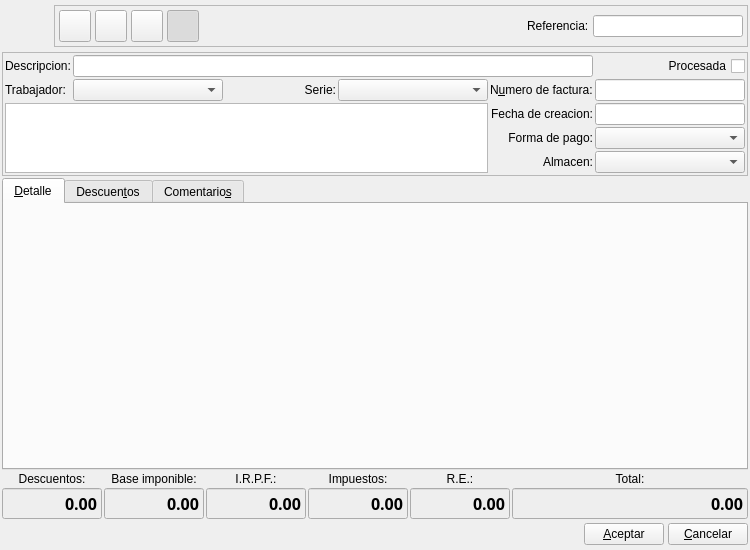
<?xml version="1.0" encoding="UTF-8"?>
<ui version="4.0">
 <class>FacturaIVAIncClienteBase</class>
 <widget class="QWidget" name="FacturaIVAIncClienteBase">
  <property name="geometry">
   <rect>
    <x>0</x>
    <y>0</y>
    <width>750</width>
    <height>550</height>
   </rect>
  </property>
  <property name="minimumSize">
   <size>
    <width>750</width>
    <height>550</height>
   </size>
  </property>
  <property name="windowTitle">
   <string>Nueva factura a cliente (IVA inc)</string>
  </property>
  <property name="windowIcon">
   <iconset resource="../../../bulmages.qrc">
    <normaloff>:/Images/client-delivery-note.png</normaloff>:/Images/client-delivery-note.png</iconset>
  </property>
  <layout class="QGridLayout" name="gridLayout">
   <item row="0" column="0" colspan="6">
    <layout class="QHBoxLayout" name="_2">
     <property name="spacing">
      <number>4</number>
     </property>
     <property name="margin">
      <number>0</number>
     </property>
     <item>
      <widget class="QLabel" name="pixmapLabel1">
       <property name="sizePolicy">
        <sizepolicy hsizetype="Fixed" vsizetype="Fixed">
         <horstretch>0</horstretch>
         <verstretch>0</verstretch>
        </sizepolicy>
       </property>
       <property name="minimumSize">
        <size>
         <width>48</width>
         <height>48</height>
        </size>
       </property>
       <property name="maximumSize">
        <size>
         <width>48</width>
         <height>48</height>
        </size>
       </property>
       <property name="pixmap">
        <pixmap resource="../../../bulmages.qrc">:/Images/client-delivery-note.png</pixmap>
       </property>
       <property name="scaledContents">
        <bool>true</bool>
       </property>
      </widget>
     </item>
     <item>
      <widget class="QFrame" name="frame_3">
       <property name="sizePolicy">
        <sizepolicy hsizetype="Expanding" vsizetype="Fixed">
         <horstretch>0</horstretch>
         <verstretch>0</verstretch>
        </sizepolicy>
       </property>
       <property name="frameShape">
        <enum>QFrame::StyledPanel</enum>
       </property>
       <property name="frameShadow">
        <enum>QFrame::Raised</enum>
       </property>
       <layout class="QHBoxLayout">
        <property name="spacing">
         <number>4</number>
        </property>
        <property name="margin">
         <number>4</number>
        </property>
        <item>
         <widget class="QToolButton" name="mui_guardar">
          <property name="minimumSize">
           <size>
            <width>32</width>
            <height>32</height>
           </size>
          </property>
          <property name="maximumSize">
           <size>
            <width>32</width>
            <height>32</height>
           </size>
          </property>
          <property name="toolTip">
           <string>Guardar facturaivainc</string>
          </property>
          <property name="whatsThis">
           <string>Guardar factura</string>
          </property>
          <property name="text">
           <string/>
          </property>
          <property name="icon">
           <iconset resource="../../../bulmages.qrc">
            <normaloff>:/Images/edit-save.png</normaloff>:/Images/edit-save.png</iconset>
          </property>
          <property name="iconSize">
           <size>
            <width>22</width>
            <height>22</height>
           </size>
          </property>
         </widget>
        </item>
        <item>
         <widget class="QToolButton" name="mui_borrar">
          <property name="minimumSize">
           <size>
            <width>32</width>
            <height>32</height>
           </size>
          </property>
          <property name="maximumSize">
           <size>
            <width>32</width>
            <height>32</height>
           </size>
          </property>
          <property name="toolTip">
           <string>Borrar facturaivainc</string>
          </property>
          <property name="whatsThis">
           <string>Borrar facturaivainc</string>
          </property>
          <property name="text">
           <string/>
          </property>
          <property name="icon">
           <iconset resource="../../../bulmages.qrc">
            <normaloff>:/Images/edit-delete.png</normaloff>:/Images/edit-delete.png</iconset>
          </property>
          <property name="iconSize">
           <size>
            <width>22</width>
            <height>22</height>
           </size>
          </property>
         </widget>
        </item>
        <item>
         <widget class="QToolButton" name="mui_imprimir">
          <property name="minimumSize">
           <size>
            <width>32</width>
            <height>32</height>
           </size>
          </property>
          <property name="maximumSize">
           <size>
            <width>32</width>
            <height>32</height>
           </size>
          </property>
          <property name="toolTip">
           <string>Imprimir facturaivainc</string>
          </property>
          <property name="whatsThis">
           <string>Imprimir facturaivainc</string>
          </property>
          <property name="text">
           <string/>
          </property>
          <property name="icon">
           <iconset resource="../../../bulmages.qrc">
            <normaloff>:/Images/document-print.png</normaloff>:/Images/document-print.png</iconset>
          </property>
          <property name="iconSize">
           <size>
            <width>22</width>
            <height>22</height>
           </size>
          </property>
         </widget>
        </item>
        <item>
         <widget class="QToolButton" name="mui_detalles">
          <property name="minimumSize">
           <size>
            <width>32</width>
            <height>32</height>
           </size>
          </property>
          <property name="maximumSize">
           <size>
            <width>32</width>
            <height>32</height>
           </size>
          </property>
          <property name="toolTip">
           <string>Mostrar/ocultar cabecera</string>
          </property>
          <property name="whatsThis">
           <string>Mostrar/ocultar cabecera</string>
          </property>
          <property name="text">
           <string/>
          </property>
          <property name="icon">
           <iconset resource="../../../bulmages.qrc">
            <normaloff>:/Images/edit-find.png</normaloff>:/Images/edit-find.png</iconset>
          </property>
          <property name="iconSize">
           <size>
            <width>22</width>
            <height>22</height>
           </size>
          </property>
          <property name="checkable">
           <bool>true</bool>
          </property>
          <property name="checked">
           <bool>true</bool>
          </property>
         </widget>
        </item>
        <item>
         <spacer>
          <property name="orientation">
           <enum>Qt::Horizontal</enum>
          </property>
          <property name="sizeType">
           <enum>QSizePolicy::Expanding</enum>
          </property>
          <property name="sizeHint" stdset="0">
           <size>
            <width>50</width>
            <height>30</height>
           </size>
          </property>
         </spacer>
        </item>
        <item>
         <widget class="QFrame" name="mui_plugbotones">
          <property name="sizePolicy">
           <sizepolicy hsizetype="Expanding" vsizetype="Preferred">
            <horstretch>0</horstretch>
            <verstretch>0</verstretch>
           </sizepolicy>
          </property>
          <property name="frameShape">
           <enum>QFrame::NoFrame</enum>
          </property>
          <property name="frameShadow">
           <enum>QFrame::Plain</enum>
          </property>
          <property name="lineWidth">
           <number>0</number>
          </property>
         </widget>
        </item>
        <item>
         <spacer>
          <property name="orientation">
           <enum>Qt::Horizontal</enum>
          </property>
          <property name="sizeType">
           <enum>QSizePolicy::Expanding</enum>
          </property>
          <property name="sizeHint" stdset="0">
           <size>
            <width>50</width>
            <height>30</height>
           </size>
          </property>
         </spacer>
        </item>
        <item>
         <widget class="QLabel" name="label5">
          <property name="sizePolicy">
           <sizepolicy hsizetype="Preferred" vsizetype="Fixed">
            <horstretch>0</horstretch>
            <verstretch>0</verstretch>
           </sizepolicy>
          </property>
          <property name="text">
           <string>Referencia:</string>
          </property>
          <property name="buddy">
           <cstring>mui_reffactura</cstring>
          </property>
         </widget>
        </item>
        <item>
         <widget class="BfBuscarReferencia" name="mui_reffactura">
          <property name="minimumSize">
           <size>
            <width>150</width>
            <height>0</height>
           </size>
          </property>
          <property name="maximumSize">
           <size>
            <width>150</width>
            <height>16777215</height>
           </size>
          </property>
         </widget>
        </item>
       </layout>
      </widget>
     </item>
    </layout>
   </item>
   <item row="1" column="0" colspan="6">
    <widget class="QFrame" name="frame">
     <property name="minimumSize">
      <size>
       <width>16</width>
       <height>120</height>
      </size>
     </property>
     <property name="frameShape">
      <enum>QFrame::StyledPanel</enum>
     </property>
     <property name="frameShadow">
      <enum>QFrame::Raised</enum>
     </property>
     <layout class="QGridLayout" name="gridLayout_2">
      <item row="0" column="0">
       <widget class="QLabel" name="label7">
        <property name="sizePolicy">
         <sizepolicy hsizetype="Preferred" vsizetype="Fixed">
          <horstretch>0</horstretch>
          <verstretch>0</verstretch>
         </sizepolicy>
        </property>
        <property name="text">
         <string>Descripcion:</string>
        </property>
        <property name="buddy">
         <cstring>mui_descfactura</cstring>
        </property>
       </widget>
      </item>
      <item row="0" column="1" colspan="5">
       <widget class="QLineEdit" name="mui_descfactura">
        <property name="sizePolicy">
         <sizepolicy hsizetype="Expanding" vsizetype="Preferred">
          <horstretch>0</horstretch>
          <verstretch>0</verstretch>
         </sizepolicy>
        </property>
       </widget>
      </item>
      <item row="0" column="6">
       <widget class="QCheckBox" name="mui_procesadafactura">
        <property name="layoutDirection">
         <enum>Qt::RightToLeft</enum>
        </property>
        <property name="text">
         <string>Procesada</string>
        </property>
       </widget>
      </item>
      <item row="1" column="0">
       <widget class="QLabel" name="label_4">
        <property name="sizePolicy">
         <sizepolicy hsizetype="Preferred" vsizetype="Fixed">
          <horstretch>0</horstretch>
          <verstretch>0</verstretch>
         </sizepolicy>
        </property>
        <property name="text">
         <string>Trabajador:</string>
        </property>
        <property name="alignment">
         <set>Qt::AlignLeading|Qt::AlignLeft|Qt::AlignVCenter</set>
        </property>
        <property name="buddy">
         <cstring>mui_idtrabajador</cstring>
        </property>
       </widget>
      </item>
      <item row="1" column="1">
       <widget class="BfBuscarTrabajador" name="mui_idtrabajador">
        <property name="minimumSize">
         <size>
          <width>150</width>
          <height>0</height>
         </size>
        </property>
        <property name="maximumSize">
         <size>
          <width>150</width>
          <height>16777215</height>
         </size>
        </property>
       </widget>
      </item>
      <item row="1" column="3">
       <widget class="QLabel" name="label10">
        <property name="sizePolicy">
         <sizepolicy hsizetype="Preferred" vsizetype="Fixed">
          <horstretch>0</horstretch>
          <verstretch>0</verstretch>
         </sizepolicy>
        </property>
        <property name="text">
         <string>Serie:</string>
        </property>
        <property name="alignment">
         <set>Qt::AlignRight|Qt::AlignTrailing|Qt::AlignVCenter</set>
        </property>
        <property name="buddy">
         <cstring>mui_codigoserie_factura</cstring>
        </property>
       </widget>
      </item>
      <item row="1" column="4">
       <widget class="BfBuscarSerieFactura" name="mui_codigoserie_factura">
        <property name="minimumSize">
         <size>
          <width>150</width>
          <height>0</height>
         </size>
        </property>
       </widget>
      </item>
      <item row="1" column="5">
       <widget class="QLabel" name="label6">
        <property name="sizePolicy">
         <sizepolicy hsizetype="Preferred" vsizetype="Fixed">
          <horstretch>0</horstretch>
          <verstretch>0</verstretch>
         </sizepolicy>
        </property>
        <property name="text">
         <string>N&amp;umero de factura:</string>
        </property>
        <property name="buddy">
         <cstring>mui_numfactura</cstring>
        </property>
       </widget>
      </item>
      <item row="1" column="6">
       <widget class="QLineEdit" name="mui_numfactura">
        <property name="sizePolicy">
         <sizepolicy hsizetype="Preferred" vsizetype="Preferred">
          <horstretch>0</horstretch>
          <verstretch>0</verstretch>
         </sizepolicy>
        </property>
        <property name="minimumSize">
         <size>
          <width>150</width>
          <height>0</height>
         </size>
        </property>
        <property name="maximumSize">
         <size>
          <width>150</width>
          <height>16777215</height>
         </size>
        </property>
       </widget>
      </item>
      <item row="2" column="0" rowspan="3" colspan="5">
       <widget class="BlSearchWidget" name="mui_idcliente">
        <property name="sizePolicy">
         <sizepolicy hsizetype="Expanding" vsizetype="Ignored">
          <horstretch>0</horstretch>
          <verstretch>0</verstretch>
         </sizepolicy>
        </property>
       </widget>
      </item>
      <item row="2" column="5">
       <widget class="QLabel" name="label8_2">
        <property name="sizePolicy">
         <sizepolicy hsizetype="Preferred" vsizetype="Fixed">
          <horstretch>0</horstretch>
          <verstretch>0</verstretch>
         </sizepolicy>
        </property>
        <property name="text">
         <string>Fecha de creacion:</string>
        </property>
        <property name="alignment">
         <set>Qt::AlignRight|Qt::AlignTrailing|Qt::AlignVCenter</set>
        </property>
        <property name="buddy">
         <cstring>mui_ffactura</cstring>
        </property>
       </widget>
      </item>
      <item row="2" column="6">
       <widget class="BlDateSearch" name="mui_ffactura">
        <property name="sizePolicy">
         <sizepolicy hsizetype="Preferred" vsizetype="Fixed">
          <horstretch>0</horstretch>
          <verstretch>0</verstretch>
         </sizepolicy>
        </property>
        <property name="minimumSize">
         <size>
          <width>150</width>
          <height>0</height>
         </size>
        </property>
        <property name="maximumSize">
         <size>
          <width>150</width>
          <height>16777215</height>
         </size>
        </property>
       </widget>
      </item>
      <item row="3" column="5">
       <widget class="QLabel" name="label11">
        <property name="sizePolicy">
         <sizepolicy hsizetype="Preferred" vsizetype="Fixed">
          <horstretch>0</horstretch>
          <verstretch>0</verstretch>
         </sizepolicy>
        </property>
        <property name="text">
         <string>Forma de pago:</string>
        </property>
        <property name="alignment">
         <set>Qt::AlignRight|Qt::AlignTrailing|Qt::AlignVCenter</set>
        </property>
        <property name="buddy">
         <cstring>mui_idforma_pago</cstring>
        </property>
       </widget>
      </item>
      <item row="3" column="6">
       <widget class="BfBuscarFormaPago" name="mui_idforma_pago">
        <property name="minimumSize">
         <size>
          <width>150</width>
          <height>0</height>
         </size>
        </property>
        <property name="maximumSize">
         <size>
          <width>150</width>
          <height>16777215</height>
         </size>
        </property>
       </widget>
      </item>
      <item row="4" column="5">
       <widget class="QLabel" name="mui_labelAlmacen">
        <property name="sizePolicy">
         <sizepolicy hsizetype="Preferred" vsizetype="Fixed">
          <horstretch>0</horstretch>
          <verstretch>0</verstretch>
         </sizepolicy>
        </property>
        <property name="text">
         <string>Almacen:</string>
        </property>
        <property name="alignment">
         <set>Qt::AlignRight|Qt::AlignTrailing|Qt::AlignVCenter</set>
        </property>
        <property name="buddy">
         <cstring>mui_idalmacen</cstring>
        </property>
       </widget>
      </item>
      <item row="4" column="6">
       <widget class="BfBuscarAlmacen" name="mui_idalmacen"/>
      </item>
      <item row="1" column="2">
       <spacer name="horizontalSpacer">
        <property name="orientation">
         <enum>Qt::Horizontal</enum>
        </property>
        <property name="sizeHint" stdset="0">
         <size>
          <width>40</width>
          <height>20</height>
         </size>
        </property>
       </spacer>
      </item>
     </layout>
    </widget>
   </item>
   <item row="2" column="0" colspan="6">
    <widget class="QTabWidget" name="discounts">
     <property name="sizePolicy">
      <sizepolicy hsizetype="Expanding" vsizetype="Expanding">
       <horstretch>0</horstretch>
       <verstretch>0</verstretch>
      </sizepolicy>
     </property>
     <property name="currentIndex">
      <number>0</number>
     </property>
     <widget class="QWidget" name="tab1">
      <attribute name="title">
       <string>&amp;Detalle</string>
      </attribute>
      <layout class="QGridLayout">
       <property name="margin">
        <number>4</number>
       </property>
       <property name="spacing">
        <number>4</number>
       </property>
       <item row="0" column="0">
        <widget class="BfClienteFacturaIVAIncSubForm" name="subform2" native="true"/>
       </item>
      </layout>
     </widget>
     <widget class="QWidget" name="Tab2">
      <attribute name="title">
       <string>Descuen&amp;tos</string>
      </attribute>
      <layout class="QVBoxLayout">
       <property name="spacing">
        <number>4</number>
       </property>
       <property name="margin">
        <number>4</number>
       </property>
       <item>
        <widget class="BfClienteFacturaIVAIncDescuentoSubForm" name="m_descuentos" native="true"/>
       </item>
      </layout>
     </widget>
     <widget class="QWidget" name="tab3">
      <attribute name="title">
       <string>Comentario&amp;s</string>
      </attribute>
      <layout class="QGridLayout">
       <property name="margin">
        <number>4</number>
       </property>
       <property name="spacing">
        <number>4</number>
       </property>
       <item row="0" column="0">
        <widget class="QLabel" name="label8">
         <property name="text">
          <string>Comentarios publicos:</string>
         </property>
        </widget>
       </item>
       <item row="0" column="1">
        <widget class="QLabel" name="label9">
         <property name="text">
          <string>Comentarios privados:</string>
         </property>
        </widget>
       </item>
       <item row="1" column="1">
        <widget class="QTextEdit" name="mui_comentprivfactura">
         <property name="sizePolicy">
          <sizepolicy hsizetype="Expanding" vsizetype="Expanding">
           <horstretch>0</horstretch>
           <verstretch>0</verstretch>
          </sizepolicy>
         </property>
        </widget>
       </item>
       <item row="1" column="0">
        <widget class="QTextEdit" name="mui_comentfactura">
         <property name="sizePolicy">
          <sizepolicy hsizetype="Expanding" vsizetype="Expanding">
           <horstretch>0</horstretch>
           <verstretch>0</verstretch>
          </sizepolicy>
         </property>
        </widget>
       </item>
      </layout>
     </widget>
    </widget>
   </item>
   <item row="3" column="0">
    <widget class="QLabel" name="label3">
     <property name="sizePolicy">
      <sizepolicy hsizetype="Expanding" vsizetype="Preferred">
       <horstretch>0</horstretch>
       <verstretch>0</verstretch>
      </sizepolicy>
     </property>
     <property name="minimumSize">
      <size>
       <width>100</width>
       <height>0</height>
      </size>
     </property>
     <property name="maximumSize">
      <size>
       <width>100</width>
       <height>16777215</height>
      </size>
     </property>
     <property name="text">
      <string>Descuentos:</string>
     </property>
     <property name="alignment">
      <set>Qt::AlignCenter</set>
     </property>
    </widget>
   </item>
   <item row="3" column="1">
    <widget class="QLabel" name="label2">
     <property name="sizePolicy">
      <sizepolicy hsizetype="Expanding" vsizetype="Preferred">
       <horstretch>0</horstretch>
       <verstretch>0</verstretch>
      </sizepolicy>
     </property>
     <property name="minimumSize">
      <size>
       <width>100</width>
       <height>0</height>
      </size>
     </property>
     <property name="maximumSize">
      <size>
       <width>100</width>
       <height>16777215</height>
      </size>
     </property>
     <property name="text">
      <string>Base imponible:</string>
     </property>
     <property name="alignment">
      <set>Qt::AlignCenter</set>
     </property>
    </widget>
   </item>
   <item row="3" column="2">
    <widget class="QLabel" name="label4_3">
     <property name="sizePolicy">
      <sizepolicy hsizetype="Expanding" vsizetype="Preferred">
       <horstretch>0</horstretch>
       <verstretch>0</verstretch>
      </sizepolicy>
     </property>
     <property name="minimumSize">
      <size>
       <width>100</width>
       <height>0</height>
      </size>
     </property>
     <property name="maximumSize">
      <size>
       <width>100</width>
       <height>16777215</height>
      </size>
     </property>
     <property name="text">
      <string>I.R.P.F.:</string>
     </property>
     <property name="alignment">
      <set>Qt::AlignCenter</set>
     </property>
    </widget>
   </item>
   <item row="3" column="3">
    <widget class="QLabel" name="label4">
     <property name="sizePolicy">
      <sizepolicy hsizetype="Expanding" vsizetype="Preferred">
       <horstretch>0</horstretch>
       <verstretch>0</verstretch>
      </sizepolicy>
     </property>
     <property name="minimumSize">
      <size>
       <width>100</width>
       <height>0</height>
      </size>
     </property>
     <property name="maximumSize">
      <size>
       <width>100</width>
       <height>16777215</height>
      </size>
     </property>
     <property name="text">
      <string>Impuestos:</string>
     </property>
     <property name="alignment">
      <set>Qt::AlignCenter</set>
     </property>
    </widget>
   </item>
   <item row="3" column="4">
    <widget class="QLabel" name="label4_2">
     <property name="sizePolicy">
      <sizepolicy hsizetype="Expanding" vsizetype="Preferred">
       <horstretch>0</horstretch>
       <verstretch>0</verstretch>
      </sizepolicy>
     </property>
     <property name="minimumSize">
      <size>
       <width>100</width>
       <height>0</height>
      </size>
     </property>
     <property name="maximumSize">
      <size>
       <width>100</width>
       <height>16777215</height>
      </size>
     </property>
     <property name="text">
      <string>R.E.:</string>
     </property>
     <property name="alignment">
      <set>Qt::AlignCenter</set>
     </property>
    </widget>
   </item>
   <item row="3" column="5">
    <widget class="QLabel" name="label1">
     <property name="sizePolicy">
      <sizepolicy hsizetype="Expanding" vsizetype="Fixed">
       <horstretch>0</horstretch>
       <verstretch>0</verstretch>
      </sizepolicy>
     </property>
     <property name="minimumSize">
      <size>
       <width>100</width>
       <height>0</height>
      </size>
     </property>
     <property name="text">
      <string>Total:</string>
     </property>
     <property name="alignment">
      <set>Qt::AlignCenter</set>
     </property>
    </widget>
   </item>
   <item row="4" column="0">
    <widget class="QLineEdit" name="m_totalDiscounts">
     <property name="enabled">
      <bool>true</bool>
     </property>
     <property name="minimumSize">
      <size>
       <width>100</width>
       <height>0</height>
      </size>
     </property>
     <property name="maximumSize">
      <size>
       <width>100</width>
       <height>16777215</height>
      </size>
     </property>
     <property name="palette">
      <palette>
       <active>
        <colorrole role="Base">
         <brush brushstyle="SolidPattern">
          <color alpha="255">
           <red>238</red>
           <green>238</green>
           <blue>238</blue>
          </color>
         </brush>
        </colorrole>
       </active>
       <inactive>
        <colorrole role="Base">
         <brush brushstyle="SolidPattern">
          <color alpha="255">
           <red>238</red>
           <green>238</green>
           <blue>238</blue>
          </color>
         </brush>
        </colorrole>
       </inactive>
       <disabled>
        <colorrole role="Base">
         <brush brushstyle="SolidPattern">
          <color alpha="255">
           <red>255</red>
           <green>255</green>
           <blue>255</blue>
          </color>
         </brush>
        </colorrole>
       </disabled>
      </palette>
     </property>
     <property name="font">
      <font>
       <family>Sans Serif</family>
       <pointsize>12</pointsize>
       <weight>75</weight>
       <italic>false</italic>
       <bold>true</bold>
       <underline>false</underline>
       <strikeout>false</strikeout>
      </font>
     </property>
     <property name="focusPolicy">
      <enum>Qt::NoFocus</enum>
     </property>
     <property name="acceptDrops">
      <bool>false</bool>
     </property>
     <property name="text">
      <string>0.00</string>
     </property>
     <property name="alignment">
      <set>Qt::AlignRight</set>
     </property>
     <property name="readOnly">
      <bool>true</bool>
     </property>
    </widget>
   </item>
   <item row="4" column="1">
    <widget class="QLineEdit" name="m_totalBases">
     <property name="minimumSize">
      <size>
       <width>100</width>
       <height>0</height>
      </size>
     </property>
     <property name="maximumSize">
      <size>
       <width>100</width>
       <height>16777215</height>
      </size>
     </property>
     <property name="palette">
      <palette>
       <active>
        <colorrole role="Base">
         <brush brushstyle="SolidPattern">
          <color alpha="255">
           <red>238</red>
           <green>238</green>
           <blue>238</blue>
          </color>
         </brush>
        </colorrole>
       </active>
       <inactive>
        <colorrole role="Base">
         <brush brushstyle="SolidPattern">
          <color alpha="255">
           <red>238</red>
           <green>238</green>
           <blue>238</blue>
          </color>
         </brush>
        </colorrole>
       </inactive>
       <disabled>
        <colorrole role="Base">
         <brush brushstyle="SolidPattern">
          <color alpha="255">
           <red>255</red>
           <green>255</green>
           <blue>255</blue>
          </color>
         </brush>
        </colorrole>
       </disabled>
      </palette>
     </property>
     <property name="font">
      <font>
       <family>Sans Serif</family>
       <pointsize>12</pointsize>
       <weight>75</weight>
       <italic>false</italic>
       <bold>true</bold>
       <underline>false</underline>
       <strikeout>false</strikeout>
      </font>
     </property>
     <property name="focusPolicy">
      <enum>Qt::NoFocus</enum>
     </property>
     <property name="acceptDrops">
      <bool>false</bool>
     </property>
     <property name="text">
      <string>0.00</string>
     </property>
     <property name="alignment">
      <set>Qt::AlignRight</set>
     </property>
     <property name="readOnly">
      <bool>true</bool>
     </property>
    </widget>
   </item>
   <item row="4" column="2">
    <widget class="QLineEdit" name="m_totalIRPF">
     <property name="minimumSize">
      <size>
       <width>100</width>
       <height>0</height>
      </size>
     </property>
     <property name="maximumSize">
      <size>
       <width>100</width>
       <height>16777215</height>
      </size>
     </property>
     <property name="palette">
      <palette>
       <active>
        <colorrole role="Base">
         <brush brushstyle="SolidPattern">
          <color alpha="255">
           <red>238</red>
           <green>238</green>
           <blue>238</blue>
          </color>
         </brush>
        </colorrole>
       </active>
       <inactive>
        <colorrole role="Base">
         <brush brushstyle="SolidPattern">
          <color alpha="255">
           <red>238</red>
           <green>238</green>
           <blue>238</blue>
          </color>
         </brush>
        </colorrole>
       </inactive>
       <disabled>
        <colorrole role="Base">
         <brush brushstyle="SolidPattern">
          <color alpha="255">
           <red>255</red>
           <green>255</green>
           <blue>255</blue>
          </color>
         </brush>
        </colorrole>
       </disabled>
      </palette>
     </property>
     <property name="font">
      <font>
       <family>Sans Serif</family>
       <pointsize>12</pointsize>
       <weight>75</weight>
       <italic>false</italic>
       <bold>true</bold>
       <underline>false</underline>
       <strikeout>false</strikeout>
      </font>
     </property>
     <property name="focusPolicy">
      <enum>Qt::NoFocus</enum>
     </property>
     <property name="acceptDrops">
      <bool>false</bool>
     </property>
     <property name="text">
      <string>0.00</string>
     </property>
     <property name="alignment">
      <set>Qt::AlignRight</set>
     </property>
     <property name="readOnly">
      <bool>true</bool>
     </property>
    </widget>
   </item>
   <item row="4" column="3">
    <widget class="QLineEdit" name="m_totalTaxes">
     <property name="minimumSize">
      <size>
       <width>100</width>
       <height>0</height>
      </size>
     </property>
     <property name="maximumSize">
      <size>
       <width>100</width>
       <height>16777215</height>
      </size>
     </property>
     <property name="palette">
      <palette>
       <active>
        <colorrole role="Base">
         <brush brushstyle="SolidPattern">
          <color alpha="255">
           <red>238</red>
           <green>238</green>
           <blue>238</blue>
          </color>
         </brush>
        </colorrole>
       </active>
       <inactive>
        <colorrole role="Base">
         <brush brushstyle="SolidPattern">
          <color alpha="255">
           <red>238</red>
           <green>238</green>
           <blue>238</blue>
          </color>
         </brush>
        </colorrole>
       </inactive>
       <disabled>
        <colorrole role="Base">
         <brush brushstyle="SolidPattern">
          <color alpha="255">
           <red>255</red>
           <green>255</green>
           <blue>255</blue>
          </color>
         </brush>
        </colorrole>
       </disabled>
      </palette>
     </property>
     <property name="font">
      <font>
       <family>Sans Serif</family>
       <pointsize>12</pointsize>
       <weight>75</weight>
       <italic>false</italic>
       <bold>true</bold>
       <underline>false</underline>
       <strikeout>false</strikeout>
      </font>
     </property>
     <property name="focusPolicy">
      <enum>Qt::NoFocus</enum>
     </property>
     <property name="acceptDrops">
      <bool>false</bool>
     </property>
     <property name="text">
      <string>0.00</string>
     </property>
     <property name="alignment">
      <set>Qt::AlignRight</set>
     </property>
     <property name="readOnly">
      <bool>true</bool>
     </property>
    </widget>
   </item>
   <item row="4" column="4">
    <widget class="QLineEdit" name="m_totalReqEq">
     <property name="minimumSize">
      <size>
       <width>100</width>
       <height>0</height>
      </size>
     </property>
     <property name="maximumSize">
      <size>
       <width>100</width>
       <height>16777215</height>
      </size>
     </property>
     <property name="palette">
      <palette>
       <active>
        <colorrole role="Base">
         <brush brushstyle="SolidPattern">
          <color alpha="255">
           <red>238</red>
           <green>238</green>
           <blue>238</blue>
          </color>
         </brush>
        </colorrole>
       </active>
       <inactive>
        <colorrole role="Base">
         <brush brushstyle="SolidPattern">
          <color alpha="255">
           <red>238</red>
           <green>238</green>
           <blue>238</blue>
          </color>
         </brush>
        </colorrole>
       </inactive>
       <disabled>
        <colorrole role="Base">
         <brush brushstyle="SolidPattern">
          <color alpha="255">
           <red>255</red>
           <green>255</green>
           <blue>255</blue>
          </color>
         </brush>
        </colorrole>
       </disabled>
      </palette>
     </property>
     <property name="font">
      <font>
       <family>Sans Serif</family>
       <pointsize>12</pointsize>
       <weight>75</weight>
       <italic>false</italic>
       <bold>true</bold>
       <underline>false</underline>
       <strikeout>false</strikeout>
      </font>
     </property>
     <property name="focusPolicy">
      <enum>Qt::NoFocus</enum>
     </property>
     <property name="acceptDrops">
      <bool>false</bool>
     </property>
     <property name="text">
      <string>0.00</string>
     </property>
     <property name="alignment">
      <set>Qt::AlignRight</set>
     </property>
     <property name="readOnly">
      <bool>true</bool>
     </property>
    </widget>
   </item>
   <item row="4" column="5">
    <widget class="QLineEdit" name="m_totalfactura">
     <property name="enabled">
      <bool>true</bool>
     </property>
     <property name="minimumSize">
      <size>
       <width>100</width>
       <height>0</height>
      </size>
     </property>
     <property name="palette">
      <palette>
       <active>
        <colorrole role="Base">
         <brush brushstyle="SolidPattern">
          <color alpha="255">
           <red>238</red>
           <green>238</green>
           <blue>238</blue>
          </color>
         </brush>
        </colorrole>
       </active>
       <inactive>
        <colorrole role="Base">
         <brush brushstyle="SolidPattern">
          <color alpha="255">
           <red>238</red>
           <green>238</green>
           <blue>238</blue>
          </color>
         </brush>
        </colorrole>
       </inactive>
       <disabled>
        <colorrole role="Base">
         <brush brushstyle="SolidPattern">
          <color alpha="255">
           <red>255</red>
           <green>255</green>
           <blue>255</blue>
          </color>
         </brush>
        </colorrole>
       </disabled>
      </palette>
     </property>
     <property name="font">
      <font>
       <family>Sans Serif</family>
       <pointsize>12</pointsize>
       <weight>75</weight>
       <italic>false</italic>
       <bold>true</bold>
       <underline>false</underline>
       <strikeout>false</strikeout>
      </font>
     </property>
     <property name="focusPolicy">
      <enum>Qt::NoFocus</enum>
     </property>
     <property name="acceptDrops">
      <bool>false</bool>
     </property>
     <property name="autoFillBackground">
      <bool>true</bool>
     </property>
     <property name="text">
      <string>0.00</string>
     </property>
     <property name="frame">
      <bool>true</bool>
     </property>
     <property name="alignment">
      <set>Qt::AlignRight</set>
     </property>
     <property name="readOnly">
      <bool>true</bool>
     </property>
    </widget>
   </item>
   <item row="5" column="0" colspan="6">
    <layout class="QHBoxLayout">
     <property name="spacing">
      <number>4</number>
     </property>
     <property name="margin">
      <number>0</number>
     </property>
     <item>
      <spacer>
       <property name="orientation">
        <enum>Qt::Horizontal</enum>
       </property>
       <property name="sizeHint" stdset="0">
        <size>
         <width>371</width>
         <height>27</height>
        </size>
       </property>
      </spacer>
     </item>
     <item>
      <widget class="QPushButton" name="mui_aceptar">
       <property name="text">
        <string>&amp;Aceptar</string>
       </property>
      </widget>
     </item>
     <item>
      <widget class="QPushButton" name="mui_cancelar">
       <property name="text">
        <string>&amp;Cancelar</string>
       </property>
      </widget>
     </item>
    </layout>
   </item>
  </layout>
 </widget>
 <layoutdefault spacing="2" margin="2"/>
 <customwidgets>
  <customwidget>
   <class>BfBuscarReferencia</class>
   <extends>QLineEdit</extends>
   <header>bfbuscarreferencia.h</header>
  </customwidget>
  <customwidget>
   <class>BfBuscarAlmacen</class>
   <extends>QComboBox</extends>
   <header>bfbuscaralmacen.h</header>
  </customwidget>
  <customwidget>
   <class>BfBuscarFormaPago</class>
   <extends>QComboBox</extends>
   <header>bfbuscarformapago.h</header>
  </customwidget>
  <customwidget>
   <class>BlDateSearch</class>
   <extends>QLineEdit</extends>
   <header>../../bulmalib/src/bldatesearch.h</header>
  </customwidget>
  <customwidget>
   <class>BfBuscarTrabajador</class>
   <extends>QComboBox</extends>
   <header>bfbuscartrabajador.h</header>
  </customwidget>
  <customwidget>
   <class>BlSearchWidget</class>
   <extends>QTextEdit</extends>
   <header>blsearchwidget.h</header>
  </customwidget>
  <customwidget>
   <class>BfClienteFacturaIVAIncSubForm</class>
   <extends>QWidget</extends>
   <header>bfclientefacturaivaincsubform.h</header>
  </customwidget>
  <customwidget>
   <class>BfClienteFacturaIVAIncDescuentoSubForm</class>
   <extends>QWidget</extends>
   <header>bfclientefacturaivaincdescuentosubform.h</header>
  </customwidget>
  <customwidget>
   <class>BfBuscarSerieFactura</class>
   <extends>QComboBox</extends>
   <header>bfbuscarseriefactura.h</header>
  </customwidget>
 </customwidgets>
 <resources>
  <include location="../../../bulmages.qrc"/>
 </resources>
 <connections/>
</ui>
